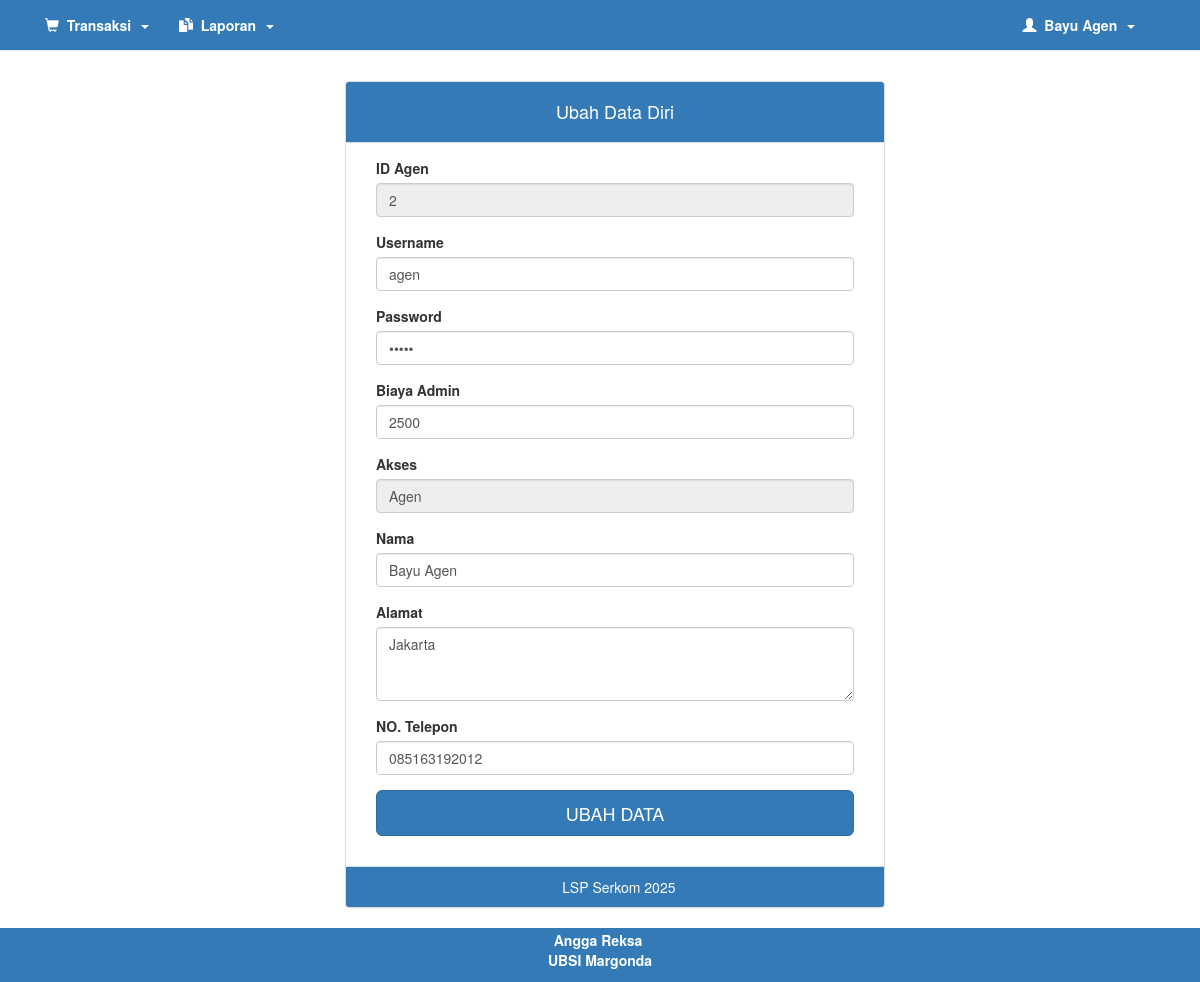
The page /agen/hal_utama.php?menu=profil (signed in) on the database as committed earlier.
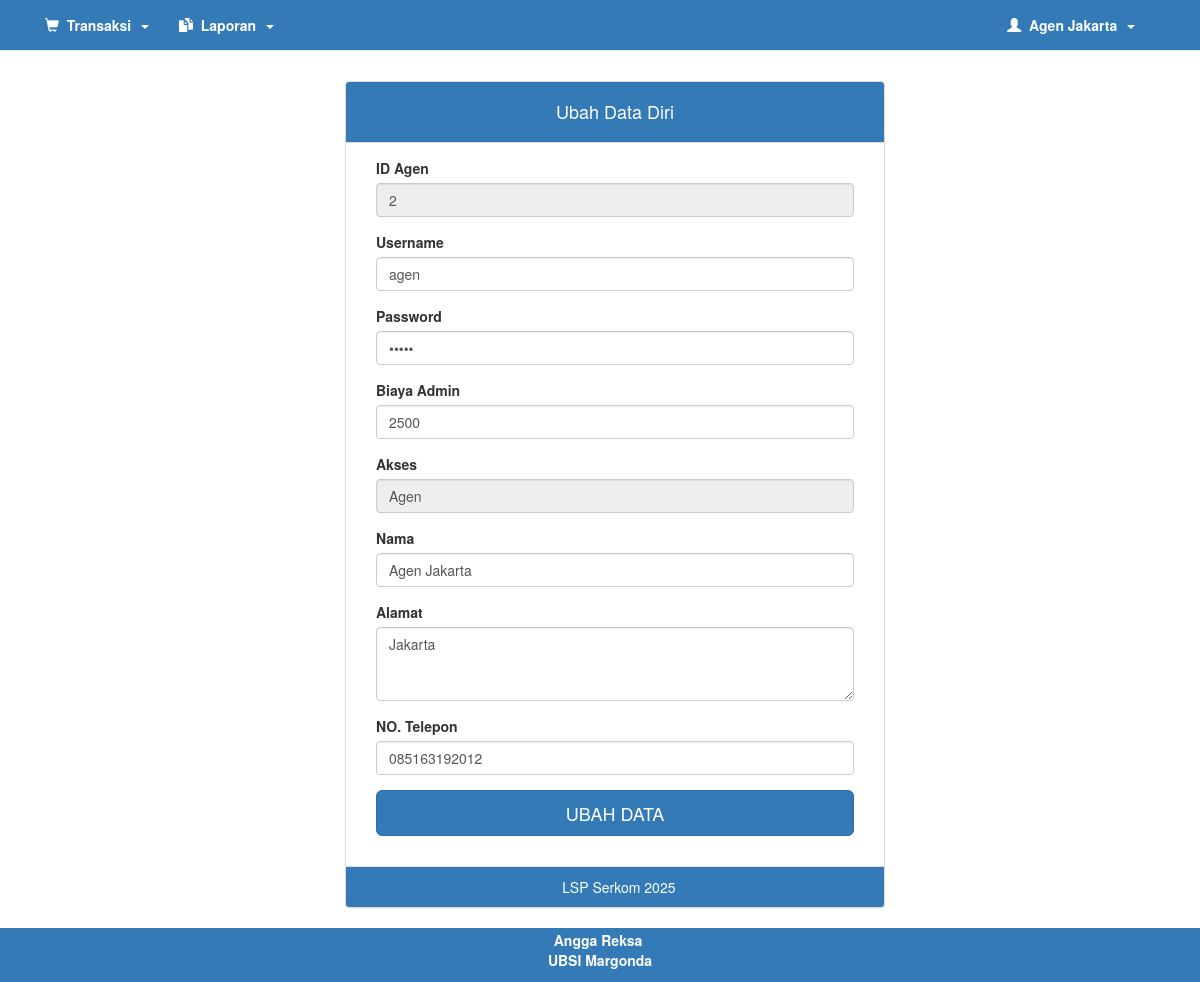
The same page on the database as committed later.
### tables this page shows
CREATE TABLE `user` (
  `id` int(11) NOT NULL,
  `username` varchar(50) NOT NULL,
  `password` varchar(100) NOT NULL,
  `nama_lengkap` varchar(100) NOT NULL,
  `role_id` int(11) DEFAULT NULL,
  `no_telepon` varchar(20) DEFAULT NULL,
  `alamat` text DEFAULT NULL,
  `jk` enum('Laki-laki','Perempuan') DEFAULT NULL,
  `biaya_admin` int(10) DEFAULT 0
);

### library/fungsi.php (called while the page is built, shortened)
<?php
class oop
{
	public function caridata($table)
	{
		global $conn;
		$sql = "SELECT * FROM $table";
		$query = mysqli_query($conn, $sql);
		return mysqli_fetch_assoc($query);
	}
}
?>

### agen/profil.php (the view, shortened to what this page needs)
<?php
	$agen = $aksi->caridata("user WHERE id = '$_SESSION[id_user]'");
?>
<!DOCTYPE html>
<html>
<head>
</head>
<body>
	<div class="container">
		<div class="row">
			<div class="col-md-12">
				<div class="col-md-3"></div>
				<div class="col-md-6">
					<div class="panel panel-default">
						<div class="panel-heading"><center style="color: white;"><h4>Ubah Data Diri</h4></center></div>
						<div class="panel-body">
							<div class="col-md-12">
								<form method="post">
									<div class="form-group">
										<label>ID Agen</label>
										<input type="text" name="id" class="form-control" value="<?php echo $agen['id'] ?>" readonly>
									</div>
									<div class="form-group">
										<label>Username</label>
										<input type="text" name="username" class="form-control" value="<?php echo $agen['username'] ?>" required placeholder="Masukan username Anda" maxlength="30">
									</div>
									<div class="form-group">
										<label>Password</label>
										<input type="password" name="password" class="form-control" value="<?php echo $agen['password'] ?>" required placeholder="Masukan password Anda" maxlength="30">
									</div>
									<div class="form-group">
										<label>Biaya Admin</label>
										<input type="text" name="biaya_admin"  class="form-control" value="<?php echo $agen['biaya_admin']; ?>" placeholder="Masukan Biaya Admin" required onkeypress="return event.charCode >=48 && event.charCode <= 57" maxlength="5">
									</div>
									<div class="form-group">
										<label>Akses</label>
										<input type="text" class="form-control" value="<?php echo $agen['role_id'] == 2 ? 'Agen' : 'Petugas'; ?>" readonly>
									</div>
									<div class="form-group">
										<label>Nama</label>
										<input type="text" name="nama_lengkap" class="form-control" value="<?php echo $agen['nama_lengkap'] ?>" required placeholder="Masukan Nama Anda" maxlength="50">
									</div>
									<div class="form-group">
										<label>Alamat</label>
										<textarea class="form-control" name="alamat" rows="3" required><?php echo $agen['alamat']; ?></textarea>
									</div>
									<div class="form-group">
										<label>NO. Telepon</label>
										<input type="text" name="no_telepon" class="form-control" value="<?php echo $agen['no_telepon']; ?>" required placeholder="Masukan No.Telepon Anda" onkeypress="return event.charCode >=48 && event.charCode <= 57" maxlength="15">
									</div>
									<div class="form-group">
										<input type="submit" name="ubah" class="btn btn-primary btn-block btn-lg" value="UBAH DATA">
									</div>
								</form>
							</div>
						</div>
						<div class="panel-footer" style="color: white; text-align: center;">
							&nbsp; LSP Serkom 2025
					</div>
					</div>
				</div>
			</div>
		</div>
	</div>
</body>
</html>

### agen/hal_utama.php (shortened to what this page needs)
<?php
include '../config/koneksi.php';
include '../library/fungsi.php';
$aksi = new oop();
?>
<!DOCTYPE html>
<html>
<head>
	<link rel="stylesheet" type="text/css" href="../css/bootstrap.css">
</head>
<body>
	<div class="wrapper">
		<div class="container">
			<div class="row">
				<div class="col-md-12">
					<div class="navbar navbar-fixed-top navbar-default">
						<div class="navbar-header">
							<a href="?menu=home" class="navbar-brand" style="margin-top: -23px;">
							</a>
						</div>
						<div class="navbar-collapse collapse">
							<ul class="nav navbar-nav">
								<li class="dropdown">
									<a href="#" class="dropdown-toggle" data-toggle="dropdown" id="transaksi" style="color: white;">
										<div class="glyphicon glyphicon-shopping-cart" style="color: white;"></div>&nbsp;
										<strong style="color: white;">Transaksi</strong>&nbsp;
										<span class="caret"></span>
									</a>
								</li>
								<li class="dropdown">
									<a href="#" class="dropdown-toggle" data-toggle="dropdown" id="laporan" style="color: white;">
										<div class="glyphicon glyphicon-duplicate" style="color: white;"></div>&nbsp;
										<strong style="color: white;">Laporan</strong>&nbsp;
										<span class="caret"></span>
									</a>
								</li>
							</ul>
							<ul class="nav navbar-nav navbar-right" style="margin-right: 50px;">
								<li class="dropdown">
									<a href="#" class="dropdown-toggle" data-toggle="dropdown" id="akun">
										<div class="glyphicon glyphicon-user" style="color: white;"></div>&nbsp;
										<strong style="color: white;"><?php echo $_SESSION['nama_lengkap']; ?></strong>&nbsp;
										<span class="caret" style="color: white;"></span>
									</a>
								</li>
							</ul>
						</div>
					</div>
				</div>
			</div>
			<?php
			switch (@$_GET['menu']) {
				case 'profil':
					echo "<br> <br>";
					include 'profil.php';
					break;
			}
			?>
		</div>
	</div>
	<footer class="footer">
		<p>
			<strong style="color: white;">Angga Reksa</strong>&nbsp;
			<br>
			<strong style="color: white;">UBSI Margonda</strong>
		</p>
	</footer>
</body>
</html>

Rows that differ between the two databases and show on the page:
changed user "agen": nama_lengkap "Bayu Agen" → "Agen Jakarta"
Other text that changed with them:
$_SESSION['nama_lengkap']: "Bayu Agen" → "Agen Jakarta"
